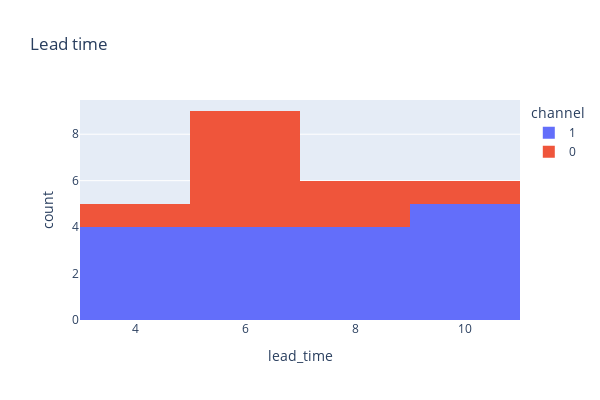

The code cell stored with this chart in its notebook:
### Markdown cell above
### Repito el gráfico anterior sin el outlier:

### Code cell
fig = px.histogram(df[df['lead_time'] < 300], x="lead_time", color="channel", title="Lead time", width=600, height=400)
fig.show()

### Figure 1 — Plotly figure (JSON) as saved in the notebook; plotly's stock layout.template omitted (floating-point values rounded to 4 significant figures)
{"data": [{"alignmentgroup": "True", "bingroup": "x", "hovertemplate": "channel=1<br>lead_time=%{x}<br>count=%{y}<extra></extra>", "legendgroup": "1", "marker": {"color": "#636efa"}, "name": "1", "offsetgroup": "1", "orientation": "v", "showlegend": true, "type": "histogram", "x": [5.86, 6.099, 8.955, 7.288, 3.996, 6.261, 7.119, 5.42, 4.134, 4.188, 9.002, 10.42, 4.792, 8.167, 10.63, 9.281, 10.0], "xaxis": "x", "yaxis": "y"}, {"alignmentgroup": "True", "bingroup": "x", "hovertemplate": "channel=0<br>lead_time=%{x}<br>count=%{y}<extra></extra>", "legendgroup": "0", "marker": {"color": "#EF553B"}, "name": "0", "offsetgroup": "0", "orientation": "v", "showlegend": true, "type": "histogram", "x": [5.233, 9.182, 6.846, 5.114, 5.123, 4.693, 7.196, 8.406, 5.348], "xaxis": "x", "yaxis": "y"}], "layout": {"barmode": "relative", "height": 400, "legend": {"title": {"text": "channel"}, "tracegroupgap": 0}, "title": {"text": "Lead time"}, "width": 600, "xaxis": {"anchor": "y", "domain": [0, 1], "title": {"text": "lead_time"}}, "yaxis": {"anchor": "x", "domain": [0, 1], "title": {"text": "count"}}}}
